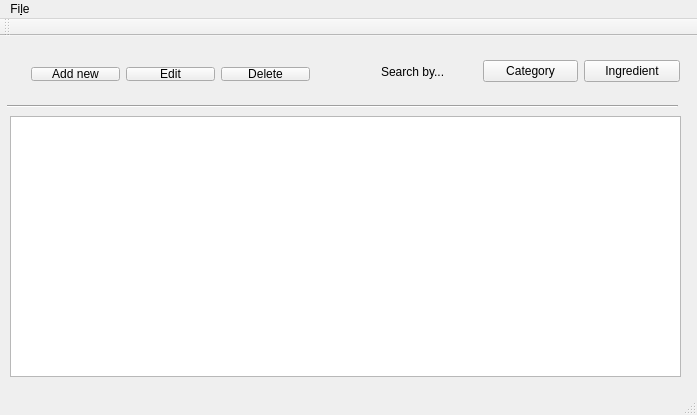
<?xml version="1.0" encoding="UTF-8"?>
<ui version="4.0">
 <class>MainWindow</class>
 <widget class="QMainWindow" name="MainWindow">
  <property name="geometry">
   <rect>
    <x>0</x>
    <y>0</y>
    <width>697</width>
    <height>415</height>
   </rect>
  </property>
  <property name="windowTitle">
   <string>MainWindow</string>
  </property>
  <widget class="QWidget" name="centralWidget">
   <widget class="QTableView" name="recipeView">
    <property name="geometry">
     <rect>
      <x>10</x>
      <y>80</y>
      <width>671</width>
      <height>261</height>
     </rect>
    </property>
   </widget>
   <widget class="Line" name="line">
    <property name="geometry">
     <rect>
      <x>7</x>
      <y>60</y>
      <width>671</width>
      <height>20</height>
     </rect>
    </property>
    <property name="lineWidth">
     <number>1</number>
    </property>
    <property name="midLineWidth">
     <number>0</number>
    </property>
    <property name="orientation">
     <enum>Qt::Horizontal</enum>
    </property>
   </widget>
   <widget class="QWidget" name="layoutWidget">
    <property name="geometry">
     <rect>
      <x>20</x>
      <y>20</y>
      <width>301</width>
      <height>36</height>
     </rect>
    </property>
    <layout class="QHBoxLayout" name="horizontalLayout">
     <item>
      <widget class="QPushButton" name="addRecipeButton">
       <property name="text">
        <string>Add new</string>
       </property>
       <property name="icon">
        <iconset theme="document-new">
         <normaloff>.</normaloff>.</iconset>
       </property>
      </widget>
     </item>
     <item>
      <widget class="QPushButton" name="editRecipeButton">
       <property name="text">
        <string>Edit</string>
       </property>
       <property name="icon">
        <iconset theme="edit-paste">
         <normaloff>.</normaloff>.</iconset>
       </property>
      </widget>
     </item>
     <item>
      <widget class="QPushButton" name="deleteRecipeButton">
       <property name="text">
        <string>Delete</string>
       </property>
       <property name="icon">
        <iconset theme="edit-delete">
         <normaloff>.</normaloff>.</iconset>
       </property>
      </widget>
     </item>
    </layout>
   </widget>
   <widget class="QWidget" name="layoutWidget">
    <property name="geometry">
     <rect>
      <x>370</x>
      <y>10</y>
      <width>321</width>
      <height>51</height>
     </rect>
    </property>
    <layout class="QHBoxLayout" name="horizontalLayout_2">
     <item>
      <widget class="QLabel" name="label">
       <property name="text">
        <string>Search by...</string>
       </property>
      </widget>
     </item>
     <item>
      <widget class="QPushButton" name="pushButton_3">
       <property name="text">
        <string>Category</string>
       </property>
      </widget>
     </item>
     <item>
      <widget class="QPushButton" name="pushButton_4">
       <property name="text">
        <string>Ingredient</string>
       </property>
      </widget>
     </item>
    </layout>
   </widget>
   <zorder>layoutWidget</zorder>
   <zorder>layoutWidget</zorder>
   <zorder>recipeView</zorder>
   <zorder>line</zorder>
  </widget>
  <widget class="QMenuBar" name="menuBar">
   <property name="geometry">
    <rect>
     <x>0</x>
     <y>0</y>
     <width>697</width>
     <height>30</height>
    </rect>
   </property>
   <widget class="QMenu" name="menuCookbook">
    <property name="title">
     <string>Fi&amp;le</string>
    </property>
    <addaction name="actionQuit"/>
   </widget>
   <addaction name="menuCookbook"/>
  </widget>
  <widget class="QToolBar" name="mainToolBar">
   <attribute name="toolBarArea">
    <enum>TopToolBarArea</enum>
   </attribute>
   <attribute name="toolBarBreak">
    <bool>false</bool>
   </attribute>
  </widget>
  <widget class="QStatusBar" name="statusBar"/>
  <action name="actionQuit">
   <property name="text">
    <string>&amp;Quit</string>
   </property>
  </action>
 </widget>
 <layoutdefault spacing="6" margin="11"/>
 <resources/>
 <connections/>
</ui>
